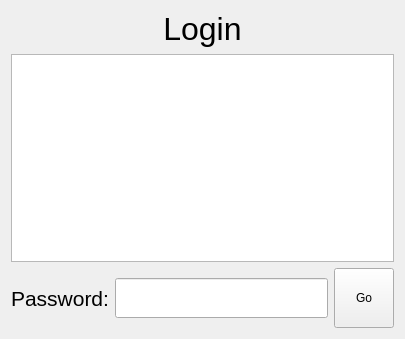
<?xml version="1.0" encoding="UTF-8"?>
<ui version="4.0">
 <class>LoginDialog</class>
 <widget class="QDialog" name="LoginDialog">
  <property name="geometry">
   <rect>
    <x>0</x>
    <y>0</y>
    <width>405</width>
    <height>339</height>
   </rect>
  </property>
  <property name="windowTitle">
   <string>Dialog</string>
  </property>
  <layout class="QVBoxLayout" name="verticalLayout">
   <item>
    <widget class="QLabel" name="label">
     <property name="font">
      <font>
       <pointsize>24</pointsize>
      </font>
     </property>
     <property name="text">
      <string>Login</string>
     </property>
     <property name="textFormat">
      <enum>Qt::RichText</enum>
     </property>
     <property name="alignment">
      <set>Qt::AlignCenter</set>
     </property>
    </widget>
   </item>
   <item>
    <widget class="QListWidget" name="listWidget">
     <property name="font">
      <font>
       <pointsize>20</pointsize>
      </font>
     </property>
    </widget>
   </item>
   <item>
    <layout class="QHBoxLayout" name="horizontalLayout">
     <item>
      <widget class="QLabel" name="label_2">
       <property name="font">
        <font>
         <pointsize>16</pointsize>
        </font>
       </property>
       <property name="text">
        <string>Password:</string>
       </property>
      </widget>
     </item>
     <item>
      <widget class="QLineEdit" name="lineEditPassword">
       <property name="minimumSize">
        <size>
         <width>0</width>
         <height>40</height>
        </size>
       </property>
       <property name="echoMode">
        <enum>QLineEdit::Password</enum>
       </property>
      </widget>
     </item>
     <item>
      <widget class="QToolButton" name="pButtonLogin">
       <property name="minimumSize">
        <size>
         <width>60</width>
         <height>60</height>
        </size>
       </property>
       <property name="text">
        <string>Go</string>
       </property>
       <property name="icon">
        <iconset resource="icons.qrc">
         <normaloff>:/arrows/icons/arrows/arrowR.png</normaloff>:/arrows/icons/arrows/arrowR.png</iconset>
       </property>
       <property name="iconSize">
        <size>
         <width>32</width>
         <height>32</height>
        </size>
       </property>
       <property name="toolButtonStyle">
        <enum>Qt::ToolButtonTextUnderIcon</enum>
       </property>
      </widget>
     </item>
    </layout>
   </item>
  </layout>
 </widget>
 <resources>
  <include location="icons.qrc"/>
 </resources>
 <connections/>
</ui>
